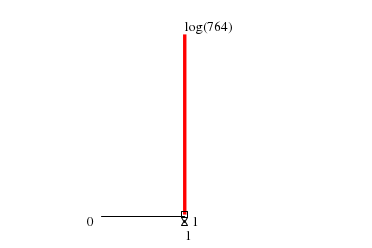

gnuplot code for this plot:
load "(all)_cores_vars.gnuplot"
set terminal pngcairo truecolor rounded size 372,248 enhanced font "times,10"
set output "(all)_cores_372x248.png"
unset key
unset border
set style line 1 lc 16
set style fill solid noborder
set tmargin 2
set bmargin 2
unset tics
set arrow from current_minimum,graph -0.01 to current_percentile25,graph -0.01 nohead lc 16
set arrow from current_percentile75,graph -0.01 to current_maximum,graph -0.01 nohead lc 16
set label "" at current_mean,graph 0.00 tc ls 1 center front point pt 4
set label sprintf("%.0f", current_mode) at current_mode,graph -0.05 tc ls 1 center front point pt 8 offset 0,character -0.90
set label "" at current_first_allocation,graph -0.025 tc ls 1 center front point pt 10
set label sprintf("%.0f", current_minimum) at current_minimum,graph -0.01 tc ls 1 right front nopoint offset character -1.0,character -0.25
set label sprintf("%.0f", current_maximum) at current_maximum,graph -0.01 tc ls 1 left front nopoint offset character 1.0,character -0.25
set boxwidth 1.0*(all_maximum - all_minimum + 1)/50 absolute
set xrange [all_minimum - 1 : all_maximum + 2]
set yrange [0:(log10(all_mode_count))]
set label sprintf("log(%d)",current_mode_count) at current_mode,(log10(current_mode_count)) tc ls 1 left front nopoint offset 0,character 0.5
plot "(all)_cores_table.data" using 1:(log10($2)) w boxes
